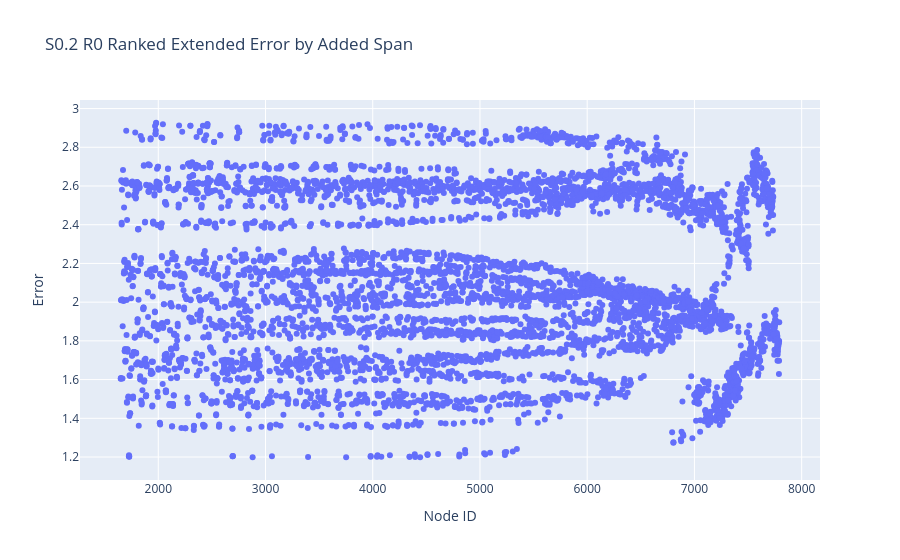

Notebook source saved alongside this figure:
### Code cell
error_by_rank(S0_2_R0_unary, S0_2_R0_static)

### Figure 1 — Plotly figure (JSON) as saved in the notebook; plotly's stock layout.template omitted (floating-point values rounded to 4 significant figures; data arrays with more than 128 entries replaced by an {"elided": "..."} marker saying what was removed)
{"data": [{"mode": "markers", "name": "Extended", "type": "scatter", "x": {"elided": "5864 float values"}, "y": {"elided": "5864 float values"}}], "layout": {"title": {"text": "S0.2 R0 Ranked Extended Error by Added Span"}, "xaxis": {"title": {"text": "Node ID"}}, "yaxis": {"title": {"text": "Error"}}}}
